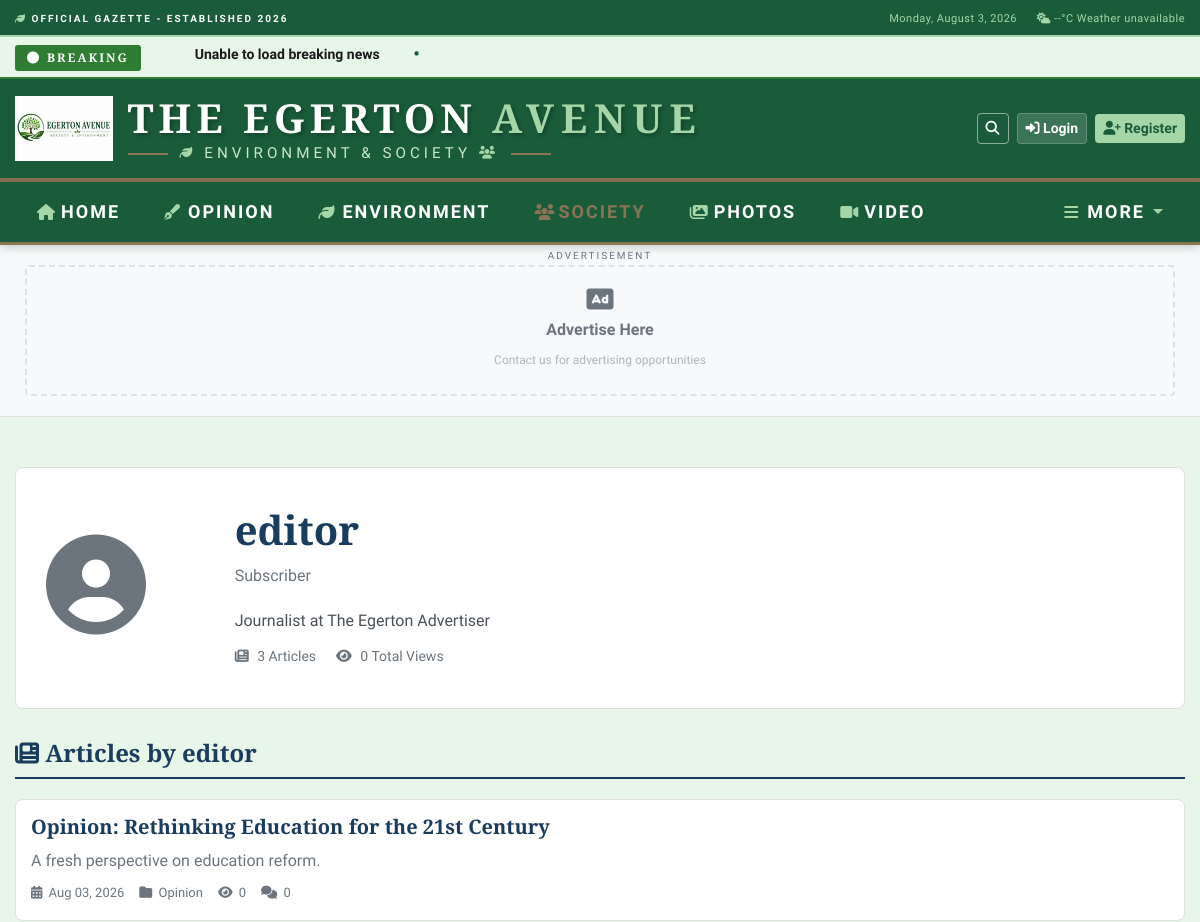
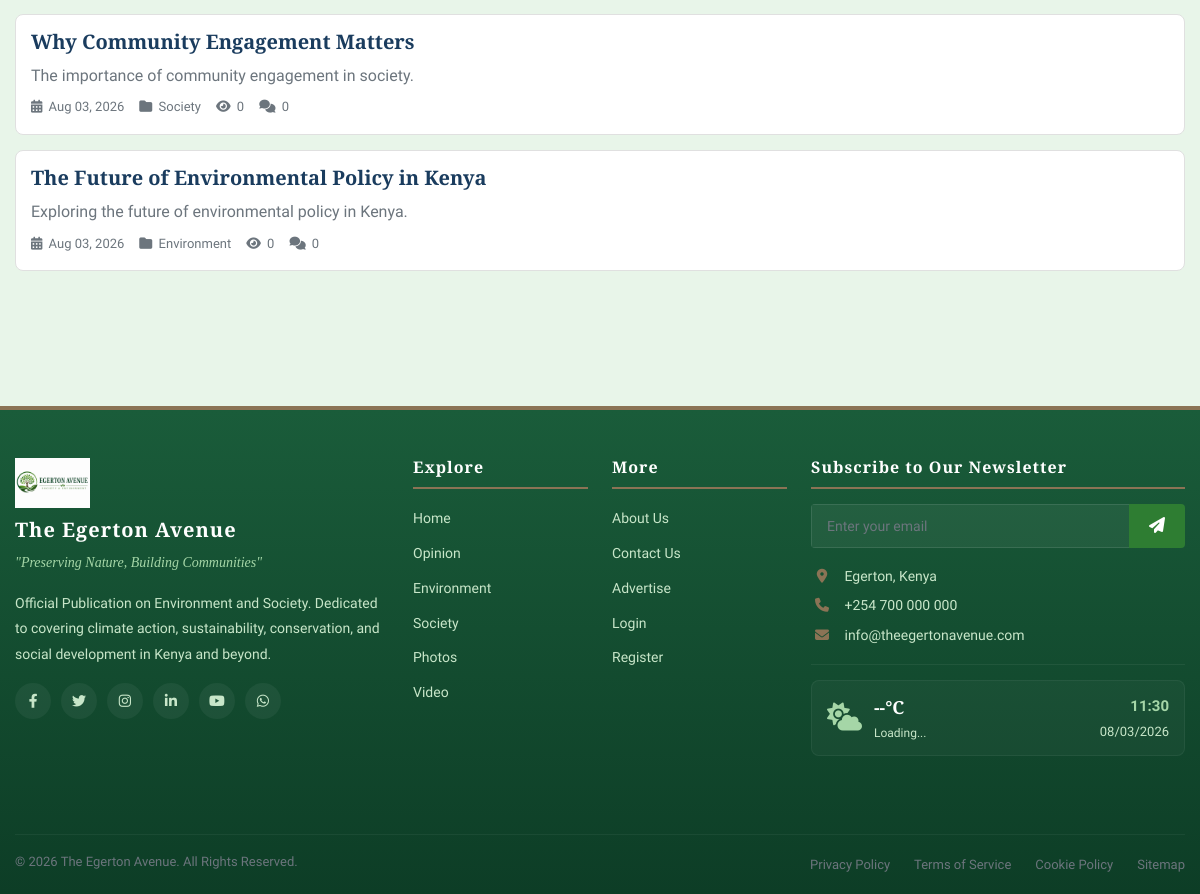
Screenshot of /articles/author/8/ with the database file from the repository (2 pictures, top to bottom).
### apps/accounts/models.py (models this page shows, shortened)
class User(AbstractUser):
    ROLE_CHOICES = (
        ('super_admin', 'Super Administrator'),
        ('admin', 'Administrator'),
        ('editor', 'Editor'),
        ('journalist', 'Journalist'),
        ('subscriber', 'Subscriber'),
        ('advertiser', 'Advertiser'),
    )
    DEPARTMENT_CHOICES = (
        ('news', 'News Department'),
        ('politics', 'Political Desk'),
        ('business', 'Business Desk'),
        ('sports', 'Sports Desk'),
        ('entertainment', 'Entertainment Desk'),
        ('editorial', 'Editorial Board'),
        ('advertising', 'Advertising Department'),
        ('administration', 'Administration'),
    )
    username = models.CharField(
        max_length=150,
        unique=True,
        validators=[
            RegexValidator(
                regex=r'^[\w.@+-]+$',
                message='Enter a valid username. This value may contain only letters, numbers, and @/./+/-/_ characters.'
            ),
            MinLengthValidator(3)
        ],
        error_messages={
            'unique': 'A user with that username already exists.',
        }
    )
    email = models.EmailField(unique=True)
    first_name = models.CharField(max_length=150)
    last_name = models.CharField(max_length=150)
    role = models.CharField(max_length=20, choices=ROLE_CHOICES, default='subscriber')
    department = models.CharField(max_length=20, choices=DEPARTMENT_CHOICES, blank=True, null=True)
    bio = models.TextField(max_length=500, blank=True)
    profile_picture = models.ImageField(upload_to='profiles/%Y/%m/', blank=True, null=True)
    phone_number = models.CharField(max_length=20, blank=True)
    website = models.URLField(blank=True)
    social_links = models.JSONField(default=dict, blank=True)
    is_verified = models.BooleanField(default=False)
    is_active = models.BooleanField(default=True)
    is_staff = models.BooleanField(default=False)
    is_superuser = models.BooleanField(default=False)
    last_login = models.DateTimeField(null=True, blank=True)
    date_joined = models.DateTimeField(auto_now_add=True)
    updated_at = models.DateTimeField(auto_now=True)
    employee_id = models.CharField(max_length=20, blank=True, unique=True, null=True)
    hire_date = models.DateField(null=True, blank=True)
    job_title = models.CharField(max_length=100, blank=True)
    email_notifications = models.BooleanField(default=True)
    push_notifications = models.BooleanField(default=True)
    language = models.CharField(max_length=10, default='en')
    timezone = models.CharField(max_length=50, default='UTC')
    failed_login_attempts = models.PositiveIntegerField(default=0)
    locked_until = models.DateTimeField(null=True, blank=True)
    two_factor_enabled = models.BooleanField(default=False)
    articles_written = models.PositiveIntegerField(default=0)
    total_views = models.PositiveIntegerField(default=0)
    reputation_score = models.IntegerField(default=0)
    class Meta:
        db_table = 'users'
        indexes = [
            models.Index(fields=['email']),
            models.Index(fields=['role']),
            models.Index(fields=['department']),
            models.Index(fields=['is_active', 'is_verified']),
            models.Index(fields=['username']),  # Added for faster lookups
        ]
        permissions = [
            ("can_publish_articles", "Can publish articles"),
            ("can_manage_users", "Can manage users"),
            ("can_moderate_comments", "Can moderate comments"),
            ("can_manage_ads", "Can manage advertisements"),
            ("can_view_analytics", "Can view analytics"),
            ("can_manage_settings", "Can manage site settings"),
            ("can_manage_media", "Can manage media files"),  # Added
            ("can_manage_newsletter", "Can manage newsletter"),  # Added
        ]
        ordering = ['-date_joined']  # Added for default ordering
    def get_full_name(self):
        return f"{self.first_name} {self.last_name}".strip()
    def get_role_display(self):
        return dict(self.ROLE_CHOICES).get(self.role, self.role)
    @property
    def can_manage_users(self):
        """Check if user can manage other users."""
        return self.role in ['super_admin', 'admin']

### apps/articles/models.py (models this page shows, shortened)
class Article(models.Model):
    STATUS_CHOICES = (
        ('draft', 'Draft'),
        ('pending', 'Pending Review'),
        ('published', 'Published'),
        ('scheduled', 'Scheduled'),
        ('archived', 'Archived'),
        ('trash', 'Trash'),
    )
    PUBLISH_NOW = 'publish_now'
    SCHEDULE = 'schedule'
    PUBLISH_OPTIONS = (
        (PUBLISH_NOW, 'Publish Now'),
        (SCHEDULE, 'Schedule'),
    )
    title = models.CharField(
        max_length=300,
        validators=[MinLengthValidator(5)],
        help_text="Enter a compelling title for your article"
    )
    slug = models.SlugField(
        max_length=350,
        unique=True,
        blank=True,
        help_text="URL-friendly version of the title"
    )
    excerpt = models.TextField(
        max_length=500,
        blank=True,
        help_text="A short summary of the article. Leave blank to auto-generate from content."
    )
    content = RichTextUploadingField(
        config_name='default',
        help_text="Write your article content here"
    )
    featured_image = models.ImageField(
        upload_to='articles/%Y/%m/%d/',
        blank=True,
        null=True,
        help_text="Main image for the article"
    )
    featured_image_alt = models.CharField(
        max_length=200,
        blank=True,
        help_text="Alternative text for the featured image"
    )
    featured_image_caption = models.CharField(
        max_length=200,
        blank=True,
        help_text="Caption for the featured image"
    )
    author = models.ForeignKey(
        User,
        on_delete=models.CASCADE,
        related_name='articles',
        help_text="Author of the article"
    )
    category = models.ForeignKey(
        Category,
        on_delete=models.SET_NULL,
        null=True,
        related_name='articles',
        help_text="Primary category for the article"
    )
    tags = models.ManyToManyField(
        Tag,
        blank=True,
        related_name='articles',
        help_text="Tags to categorize the article"
    )
    status = models.CharField(
        max_length=20,
        choices=STATUS_CHOICES,
        default='draft'
    )
    publish_option = models.CharField(
        max_length=20,
        choices=PUBLISH_OPTIONS,
        default=PUBLISH_NOW
    )
    created_at = models.DateTimeField(auto_now_add=True)
    updated_at = models.DateTimeField(auto_now=True)
    published_at = models.DateTimeField(null=True, blank=True)
    scheduled_for = models.DateTimeField(null=True, blank=True)
    archived_at = models.DateTimeField(null=True, blank=True)
    views_count = models.PositiveIntegerField(default=0)
    shares_count = models.PositiveIntegerField(default=0)
    likes_count = models.PositiveIntegerField(default=0)
    bookmarks_count = models.PositiveIntegerField(default=0)
    reading_time = models.PositiveSmallIntegerField(default=0)
    is_featured = models.BooleanField(default=False)
    featured_order = models.PositiveIntegerField(default=0)
    is_breaking = models.BooleanField(default=False)
    is_exclusive = models.BooleanField(default=False)
    is_editor_pick = models.BooleanField(default=False)
    seo_title = models.CharField(max_length=150, blank=True)
    seo_description = models.CharField(max_length=200, blank=True)
    seo_keywords = models.CharField(max_length=200, blank=True)
    canonical_url = models.URLField(blank=True)
    custom_css = models.TextField(blank=True)
    custom_js = models.TextField(blank=True)
    extra_meta = models.JSONField(default=dict, blank=True)
    related_articles = models.ManyToManyField(
        'self',
        blank=True,
        symmetrical=False,
        through='RelatedArticle'
    )
    meta_description = models.TextField(max_length=300, blank=True)
    meta_keywords = models.CharField(max_length=300, blank=True)
    reference_url = models.URLField(blank=True)
    reference_text = models.CharField(max_length=200, blank=True)
    class Meta:
        db_table = 'articles'
        ordering = ['-published_at', '-created_at']
        indexes = [
            models.Index(fields=['status', 'published_at']),
            models.Index(fields=['slug']),
            models.Index(fields=['author', 'status']),
            models.Index(fields=['category', 'status']),
            models.Index(fields=['is_featured', 'featured_order']),
            models.Index(fields=['is_breaking']),
            models.Index(fields=['created_at']),
            models.Index(fields=['views_count']),
        ]
        permissions = [
            ("can_publish_article", "Can publish articles"),
            ("can_edit_any_article", "Can edit any article"),
            ("can_delete_any_article", "Can delete any article"),
            ("can_feature_articles", "Can feature articles"),
        ]
    def get_absolute_url(self):
        return reverse('articles:detail', kwargs={'slug': self.slug})

### apps/categories/models.py (models this page shows, shortened)
class Category(models.Model):
    name = models.CharField(
        max_length=100,
        unique=True,
        validators=[MinLengthValidator(2)],
        help_text="Category name (e.g., Politics, Business, Sports)"
    )
    slug = models.SlugField(
        max_length=120,
        unique=True,
        blank=True,
        help_text="URL-friendly version of the category name"
    )
    description = models.TextField(
        max_length=500,
        blank=True,
        help_text="Brief description of the category"
    )
    icon = models.CharField(
        max_length=50,
        blank=True,
        help_text="FontAwesome icon class (e.g., fa-gavel for Politics)"
    )
    color = models.CharField(
        max_length=7,
        blank=True,
        help_text="Hex color code for the category (e.g., #FF0000)"
    )
    parent = models.ForeignKey(
        'self',
        on_delete=models.CASCADE,
        null=True,
        blank=True,
        related_name='children',
        help_text="Parent category if this is a sub-category"
    )
    order = models.PositiveIntegerField(
        default=0,
        help_text="Display order in navigation"
    )
    is_active = models.BooleanField(
        default=True,
        help_text="Whether this category is active and visible"
    )
    is_featured = models.BooleanField(
        default=False,
        help_text="Whether to show this category in featured sections"
    )
    seo_title = models.CharField(max_length=150, blank=True)
    seo_description = models.CharField(max_length=200, blank=True)
    seo_keywords = models.CharField(max_length=200, blank=True)
    image = models.ImageField(
        upload_to='categories/%Y/%m/',
        blank=True,
        null=True,
        help_text="Category image for featured sections"
    )
    image_alt = models.CharField(max_length=200, blank=True)
    article_count = models.PositiveIntegerField(default=0)
    total_views = models.PositiveIntegerField(default=0)
    created_at = models.DateTimeField(auto_now_add=True)
    updated_at = models.DateTimeField(auto_now=True)
    class Meta:
        db_table = 'categories'
        verbose_name_plural = 'Categories'
        ordering = ['order', 'name']
        indexes = [
            models.Index(fields=['slug']),
            models.Index(fields=['parent', 'is_active']),
            models.Index(fields=['order']),
        ]

### apps/articles/views.py (the view)
# urls.py: path('author/<int:author_id>/', views.author_articles, name='author_articles'),
def author_articles(request, author_id):
    from django.contrib.auth import get_user_model
    User = get_user_model()
    author = get_object_or_404(User, id=author_id)
    articles = Article.objects.filter(
        author=author,
        status='published',
        published_at__lte=timezone.now()
    ).select_related('category').order_by('-published_at')
    paginator = Paginator(articles, 20)
    page = request.GET.get('page')
    try:
        articles = paginator.page(page)
    except PageNotAnInteger:
        articles = paginator.page(1)
    except EmptyPage:
        articles = paginator.page(paginator.num_pages)
    context = {
        'articles': articles,
        'author': author,
        'article_count': Article.objects.filter(author=author, status='published').count(),
        'total_views': Article.objects.filter(author=author, status='published').aggregate(Sum('views_count'))['views_count__sum'] or 0,
        'page_title': f'Articles by {author.get_full_name()} - The Egerton Avenue',
    }
    return render(request, 'articles/author_articles.html', context)

### apps/articles/templates/articles/author_articles.html (shortened to what this page needs)
{% extends 'base.html' %}
{% block content %}
<div class="container">
    <div class="author-articles-page">
        <div class="author-header">
            <div class="row align-items-center">
                <div class="col-md-2">
                    {% if author.profile_picture %}
                    <img src="{{ author.profile_picture.url }}" alt="{{ author.get_full_name }}" class="author-avatar-large">
                    {% else %}
                    <div class="author-avatar-placeholder-large">
                        <i class="fas fa-user-circle"></i>
                    </div>
                    {% endif %}
                </div>
                <div class="col-md-10">
                    <h1>{{ author.get_full_name|default:author.username }}</h1>
                    <p class="author-role">{{ author.get_role_display }}</p>
                    <p class="author-bio">{{ author.bio|default:"Journalist at The Egerton Advertiser" }}</p>
                    <div class="author-stats">
                        <span><i class="fas fa-newspaper"></i> {{ article_count }} Articles</span>
                        <span><i class="fas fa-eye"></i> {{ total_views }} Total Views</span>
                    </div>
                </div>
            </div>
        </div>
        <div class="articles-list">
            <h4><i class="fas fa-newspaper"></i> Articles by {{ author.get_full_name|default:author.username }}</h4>
            {% for article in articles %}
            <div class="article-item">
                <div class="row">
                    <div class="col-md-9">
                        <h5><a href="{{ article.get_absolute_url }}">{{ article.title }}</a></h5>
                        <p>{{ article.excerpt|truncatewords:20 }}</p>
                        <div class="article-meta">
                            <span><i class="fas fa-calendar-alt"></i> {{ article.published_at|date:"M d, Y" }}</span>
                            <span><i class="fas fa-folder"></i> {{ article.category.name }}</span>
                            <span><i class="fas fa-eye"></i> {{ article.views_count }}</span>
                            <span><i class="fas fa-comments"></i> {{ article.comments.count }}</span>
                        </div>
                    </div>
                    <div class="col-md-3">
                    </div>
                </div>
            </div>
            {% empty %}
            <div class="empty-state text-center py-5">
                <i class="fas fa-newspaper fa-4x text-muted"></i>
                <h4 class="mt-3">No Articles Found</h4>
                <p class="text-muted">This author hasn't published any articles yet</p>
            </div>
            {% endfor %}
        </div>
    </div>
</div>
{% endblock %}

### rows the page displays
User: get_full_name "editor", role "Subscriber", bio "Journalist at The Egerton Advertiser"
Article: title "Opinion: Rethinking Education for the 21st Century", excerpt "A fresh perspective on education reform.", published_at "Aug 03, 2026", category.name "Opinion", views_count "0", comments.count "0"
Article: title "Why Community Engagement Matters", excerpt "The importance of community engagement in society.", published_at "Aug 03, 2026", category.name "Society", views_count "0", comments.count "0"
Article: title "The Future of Environmental Policy in Kenya", excerpt "Exploring the future of environmental policy in Kenya.", published_at "Aug 03, 2026", category.name "Environment", views_count "0", comments.count "0"

### other values shown
{{ article_count }} "3"
{{ total_views }} "0"
